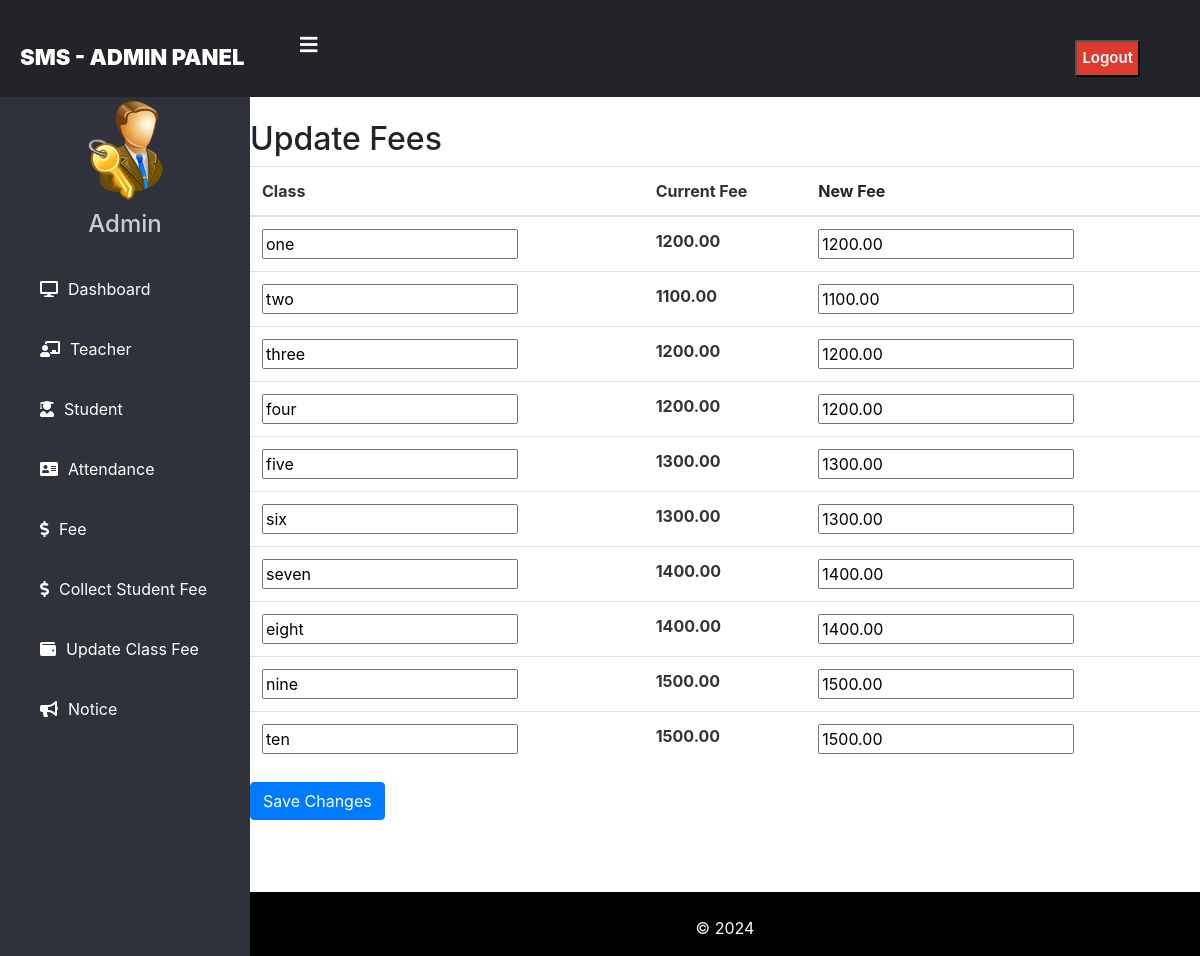
Page /update-fee/ on the committed database.
### school/models.py (models this page shows, shortened)
class Fee(models.Model):
    cl = models.CharField(max_length=50, unique=True)
    amount = models.DecimalField(max_digits=10, decimal_places=2)

### school/views.py (the view)
# urls.py: path('update-fee/', views.update_fee_view, name='admin-update-class-fee'),
def update_fee_view(request):
    forms = []
    if request.method == 'POST':
        forms = [FeeUpdateForm(request.POST, prefix=str(fee.id), instance=fee) for fee in Fee.objects.exclude(cl=None)]
        if all(form.is_valid() for form in forms):
            for form in forms:
                form.save()
        messages.success(request, "Fees updated successfully.")
        return redirect('admin-update-class-fee')
    else:
        fees = Fee.objects.exclude(cl=None)
        forms = [FeeUpdateForm(prefix=str(fee.id), instance=fee) for fee in fees]
    return render(request, 'school/admin_update_class_fee.html', {'forms': forms})

### templates/school/admin_update_class_fee.html (shortened to what this page needs)
{% extends 'school/adminbase.html' %}
{% load widget_tweaks %}
{% block content %}
<h2>Update Fees</h2>
<form method="post">
  <table class="table">
    <thead>
      <tr>
        <th class="common-field">Class</th>
        <th class="common-field">Current Fee</th>
        <th>New Fee</th>
      </tr>
    </thead>
    <tbody>
      {% for form in forms %}
        <tr>
          <td class="common-field">{{ form.cl }}</td>
          <td class="common-field">{{ form.initial.amount }}</td>
          <td>{{ form.amount }}</td>
        </tr>
      {% endfor %}
    </tbody>
  </table>
  <button type="submit" class="btn btn-primary">Save Changes</button>
</form>
{% endblock %}

### rows in the picture
Fee: initial.amount "1200.00"
Fee: initial.amount "1100.00"
Fee: initial.amount "1200.00"
Fee: initial.amount "1200.00"
Fee: initial.amount "1300.00"
Fee: initial.amount "1300.00"
Fee: initial.amount "1400.00"
Fee: initial.amount "1400.00"
Fee: initial.amount "1500.00"
Fee: initial.amount "1500.00"
